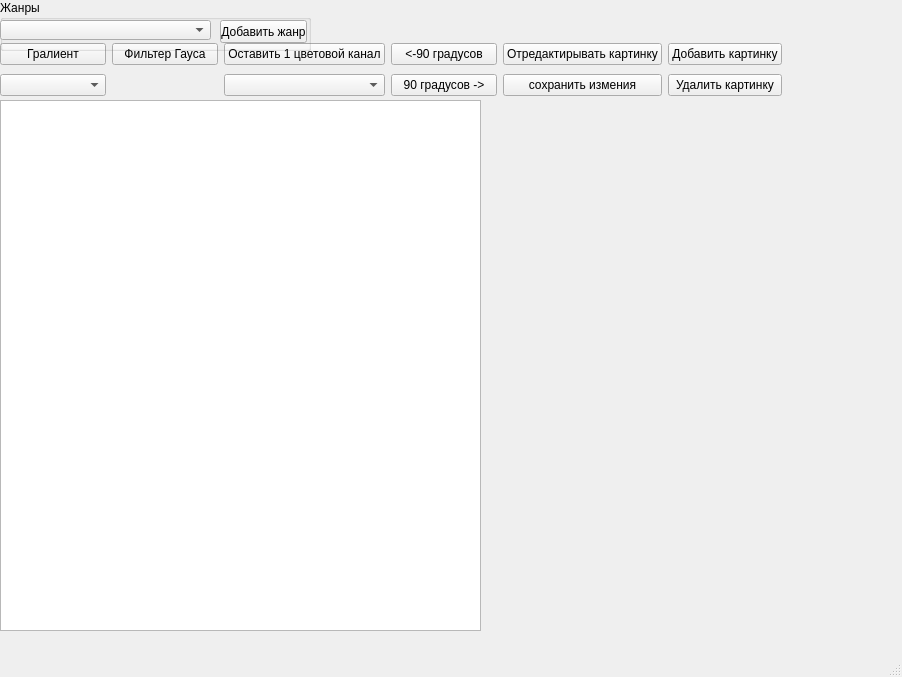
<?xml version="1.0" encoding="UTF-8"?>
<ui version="4.0">
 <class>MainWindow</class>
 <widget class="QMainWindow" name="MainWindow">
  <property name="geometry">
   <rect>
    <x>0</x>
    <y>0</y>
    <width>902</width>
    <height>677</height>
   </rect>
  </property>
  <property name="windowTitle">
   <string>MainWindow</string>
  </property>
  <widget class="QWidget" name="centralwidget">
   <widget class="QLabel" name="l_image">
    <property name="geometry">
     <rect>
      <x>490</x>
      <y>100</y>
      <width>381</width>
      <height>531</height>
     </rect>
    </property>
    <property name="text">
     <string/>
    </property>
   </widget>
   <widget class="QWidget" name="gridLayoutWidget">
    <property name="geometry">
     <rect>
      <x>0</x>
      <y>40</y>
      <width>782</width>
      <height>61</height>
     </rect>
    </property>
    <layout class="QGridLayout" name="gridLayout">
     <item row="0" column="8">
      <widget class="QPushButton" name="new_2">
       <property name="text">
        <string>Добавить картинку</string>
       </property>
      </widget>
     </item>
     <item row="1" column="8">
      <widget class="QPushButton" name="dell">
       <property name="text">
        <string>Удалить картинку</string>
       </property>
      </widget>
     </item>
     <item row="0" column="2">
      <widget class="QPushButton" name="grad">
       <property name="text">
        <string>Гралиент</string>
       </property>
      </widget>
     </item>
     <item row="1" column="6">
      <widget class="QPushButton" name="right">
       <property name="text">
        <string>90 градусов -&gt;</string>
       </property>
      </widget>
     </item>
     <item row="0" column="4">
      <widget class="QPushButton" name="gaus">
       <property name="text">
        <string>Фильтер Гауса</string>
       </property>
      </widget>
     </item>
     <item row="0" column="6">
      <widget class="QPushButton" name="left">
       <property name="toolTipDuration">
        <number>-1</number>
       </property>
       <property name="text">
        <string>&lt;-90 градусов</string>
       </property>
      </widget>
     </item>
     <item row="1" column="2">
      <widget class="QComboBox" name="rgbgrad"/>
     </item>
     <item row="1" column="5">
      <widget class="QComboBox" name="rgbsave"/>
     </item>
     <item row="1" column="7">
      <widget class="QPushButton" name="save">
       <property name="text">
        <string>сохранить измения</string>
       </property>
      </widget>
     </item>
     <item row="0" column="5">
      <widget class="QPushButton" name="rgdel">
       <property name="text">
        <string>Оставить 1 цветовой канал</string>
       </property>
      </widget>
     </item>
     <item row="0" column="7">
      <widget class="QPushButton" name="fix">
       <property name="text">
        <string>Отредактирывать картинку</string>
       </property>
      </widget>
     </item>
    </layout>
   </widget>
   <widget class="QGroupBox" name="groupBox">
    <property name="geometry">
     <rect>
      <x>0</x>
      <y>0</y>
      <width>311</width>
      <height>51</height>
     </rect>
    </property>
    <property name="title">
     <string>Жанры</string>
    </property>
    <widget class="QComboBox" name="cmb_genres">
     <property name="geometry">
      <rect>
       <x>0</x>
       <y>20</y>
       <width>211</width>
       <height>20</height>
      </rect>
     </property>
    </widget>
   </widget>
   <widget class="QTableView" name="im_table">
    <property name="geometry">
     <rect>
      <x>0</x>
      <y>100</y>
      <width>481</width>
      <height>531</height>
     </rect>
    </property>
    <property name="selectionBehavior">
     <enum>QAbstractItemView::SelectRows</enum>
    </property>
   </widget>
   <widget class="QPushButton" name="b_new_genre">
    <property name="geometry">
     <rect>
      <x>220</x>
      <y>20</y>
      <width>87</width>
      <height>23</height>
     </rect>
    </property>
    <property name="text">
     <string>Добавить жанр</string>
    </property>
   </widget>
  </widget>
  <widget class="QMenuBar" name="menubar">
   <property name="geometry">
    <rect>
     <x>0</x>
     <y>0</y>
     <width>902</width>
     <height>21</height>
    </rect>
   </property>
  </widget>
  <widget class="QStatusBar" name="statusbar"/>
  <action name="action_3">
   <property name="text">
    <string>ьлдьд</string>
   </property>
  </action>
  <action name="action_4">
   <property name="text">
    <string>ь лщлщз</string>
   </property>
  </action>
 </widget>
 <resources/>
 <connections/>
</ui>
